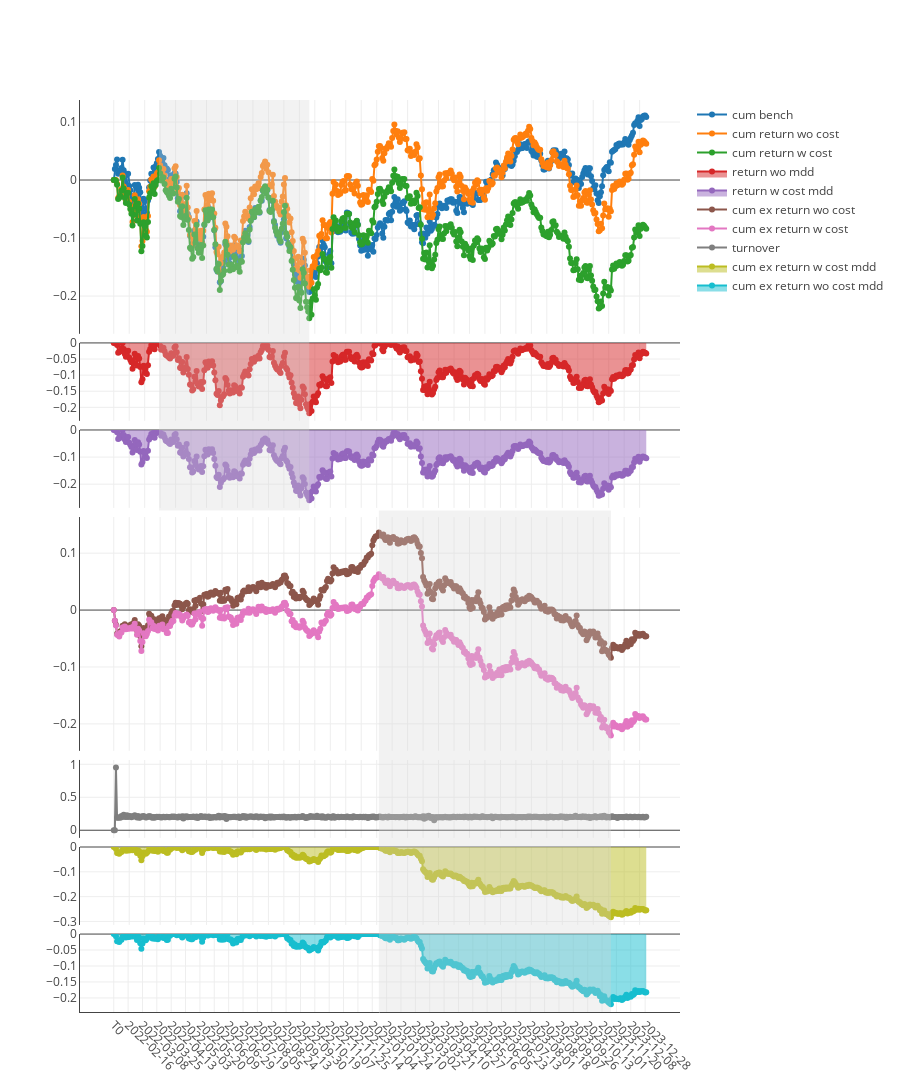

Here is the notebook cell this chart was saved with:
### Code cell
import pickle

file_path = f'out/backtests/{ex_num}/rl/0-graph.pkl'

with open(file_path, 'rb') as file:
    chart = pickle.load(file)
chart.show()

### Figure 1 — Plotly figure (JSON) as saved in the notebook; plotly's stock layout.template omitted (floating-point values rounded to 4 significant figures; data arrays with more than 128 entries replaced by an {"elided": "..."} marker saying what was removed)
{"data": [{"mode": "lines+markers", "name": "cum bench", "type": "scatter", "x": {"elided": "483 str values"}, "xaxis": "x", "y": {"elided": "483 float values"}, "yaxis": "y"}, {"mode": "lines+markers", "name": "cum return wo cost", "type": "scatter", "x": {"elided": "483 str values"}, "xaxis": "x", "y": {"elided": "483 float values"}, "yaxis": "y"}, {"mode": "lines+markers", "name": "cum return w cost", "type": "scatter", "x": {"elided": "483 str values"}, "xaxis": "x", "y": {"elided": "483 float values"}, "yaxis": "y"}, {"fill": "tozeroy", "mode": "lines+markers", "name": "return wo mdd", "type": "scatter", "x": {"elided": "483 str values"}, "xaxis": "x2", "y": {"elided": "483 float values"}, "yaxis": "y2"}, {"fill": "tozeroy", "mode": "lines+markers", "name": "return w cost mdd", "type": "scatter", "x": {"elided": "483 str values"}, "xaxis": "x3", "y": {"elided": "483 float values"}, "yaxis": "y3"}, {"mode": "lines+markers", "name": "cum ex return wo cost", "type": "scatter", "x": {"elided": "483 str values"}, "xaxis": "x4", "y": {"elided": "483 float values"}, "yaxis": "y4"}, {"mode": "lines+markers", "name": "cum ex return w cost", "type": "scatter", "x": {"elided": "483 str values"}, "xaxis": "x4", "y": {"elided": "483 float values"}, "yaxis": "y4"}, {"mode": "lines+markers", "name": "turnover", "type": "scatter", "x": {"elided": "483 str values"}, "xaxis": "x5", "y": {"elided": "483 float values"}, "yaxis": "y5"}, {"fill": "tozeroy", "mode": "lines+markers", "name": "cum ex return w cost mdd", "type": "scatter", "x": {"elided": "483 str values"}, "xaxis": "x6", "y": {"elided": "483 float values"}, "yaxis": "y6"}, {"fill": "tozeroy", "mode": "lines+markers", "name": "cum ex return wo cost mdd", "type": "scatter", "x": {"elided": "483 str values"}, "xaxis": "x7", "y": {"elided": "483 float values"}, "yaxis": "y7"}], "layout": {"height": 1200, "shapes": [{"fillcolor": "#d3d3d3", "line": {"width": 0}, "opacity": 0.3, "type": "rect", "x0": "2022-03-29", "x1": "2022-10-12", "xref": "x", "y0": 0.55, "y1": 1, "yref": "paper"}, {"fillcolor": "#d3d3d3", "line": {"width": 0}, "opacity": 0.3, "type": "rect", "x0": "2023-01-12", "x1": "2023-11-13", "xref": "x", "y0": 0, "y1": 0.55, "yref": "paper"}], "title": {"text": " "}, "xaxis": {"anchor": "y", "domain": [0, 1], "matches": "x7", "showline": false, "showticklabels": false, "tickangle": 45, "type": "category"}, "xaxis2": {"anchor": "y2", "domain": [0, 1], "matches": "x7", "showline": false, "showticklabels": false, "tickangle": 45, "type": "category"}, "xaxis3": {"anchor": "y3", "domain": [0, 1], "matches": "x7", "showline": false, "showticklabels": false, "tickangle": 45, "type": "category"}, "xaxis4": {"anchor": "y4", "domain": [0, 1], "matches": "x7", "showline": false, "showticklabels": false, "tickangle": 45, "type": "category"}, "xaxis5": {"anchor": "y5", "domain": [0, 1], "matches": "x7", "showline": false, "showticklabels": false, "tickangle": 45, "type": "category"}, "xaxis6": {"anchor": "y6", "domain": [0, 1], "matches": "x7", "showline": false, "showticklabels": false, "tickangle": 45, "type": "category"}, "xaxis7": {"anchor": "y7", "domain": [0, 1], "showline": true, "tickangle": 45, "type": "category"}, "yaxis": {"anchor": "x", "domain": [0.7436, 1], "showline": true, "showticklabels": true, "zeroline": true}, "yaxis2": {"anchor": "x2", "domain": [0.6482, 0.7336], "showline": true, "showticklabels": true, "zeroline": true}, "yaxis3": {"anchor": "x3", "domain": [0.5527, 0.6382], "showline": true, "showticklabels": true, "zeroline": true}, "yaxis4": {"anchor": "x4", "domain": [0.2864, 0.5427], "showline": true, "showticklabels": true, "zeroline": true}, "yaxis5": {"anchor": "x5", "domain": [0.1909, 0.2764], "showline": true, "showticklabels": true, "zeroline": true}, "yaxis6": {"anchor": "x6", "domain": [0.09545, 0.1809], "showline": true, "showticklabels": true, "zeroline": true}, "yaxis7": {"anchor": "x7", "domain": [0, 0.08545], "showline": true, "showticklabels": true, "zeroline": true}}}
